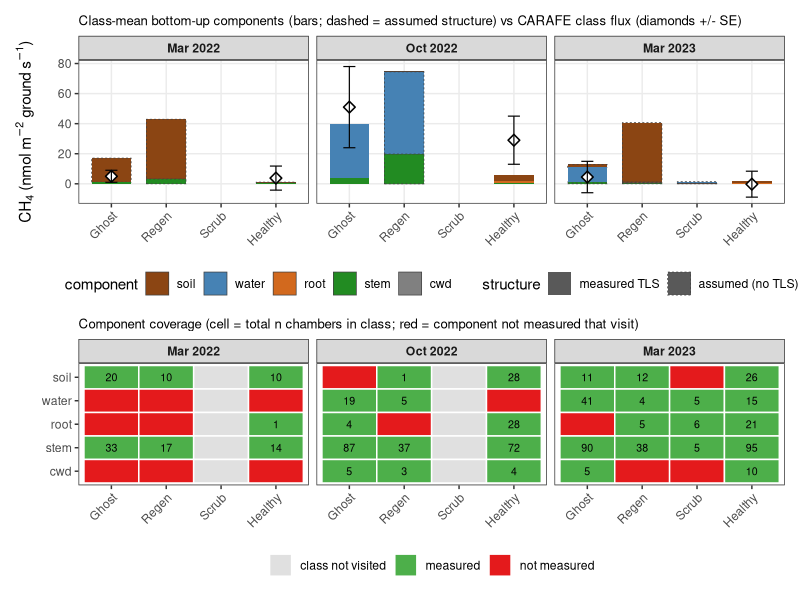

Recreate this plot in R. (Note: this script raises an error after producing the figure.)
# =============================================================================
# Per-site x season component comparison vs CARAFE (exploratory, SI-style).
# For each site x campaign: stacked bottom-up component contributions
# (nmol m-2 ground s-1), gap-filled/unmeasured components flagged, and the
# CARAFE class end-member overlaid for the core Everglades sites it covers.
# Core sites (CP40,FLM30,SRS5,SRS6) use their own TLS surface areas; context
# sites (MI,RB10,SE1) and regen (BL60) lack TLS and use class-assigned
# structure (MI->ghost, RB10->healthy, BL60 & SE1->intermediate), flagged with
# a hatched border. CARAFE is shown only for the core sites (its footprints do
# not cover MI/RB10/SE1).
# =============================================================================
suppressMessages({library(dplyr); library(tidyr); library(ggplot2); library(patchwork)})
if (requireNamespace("here", quietly = TRUE)) setwd(here::here())

pal   <- c(soil="#8B4513", water="#4682B4", root="#D2691E", stem="#228B22", cwd="#808080")
comps <- c("soil","water","root","stem","cwd")
sites_order <- c("CP40","FLM30","MI","BL60","SE1","SRS5","SRS6","RB10")
class_of  <- c(CP40="ghost",FLM30="ghost",MI="ghost",BL60="regen",SE1="scrub",
               SRS5="healthy",SRS6="healthy",RB10="healthy")
struct_of <- c(CP40="CP40",FLM30="FLM30",MI="ghost",BL60="interm",SE1="interm",
               SRS5="SRS5",SRS6="SRS6",RB10="healthy")   # which TLS ratio to use
core      <- c("CP40","FLM30","SRS5","SRS6")

# ---- raw areal rates (nmol m-2 surface s-1) per site x campaign x component --
df <- read.csv("output/data_products/combined_gas_flux_dataset.csv")
df$campaign <- with(df, ifelse(year==2022&month==10,"Oct 2022",
                        ifelse(year==2023&month==3,"Mar 2023",
                        ifelse(year==2022&month==3,"Mar 2022",NA))))
boot <- function(x,R=2000){x<-x[!is.na(x)]; if(!length(x)) return(c(m=NA,n=0))
  c(m=mean(x), n=length(x))}
rate <- df %>% filter(plot %in% sites_order, component %in% comps, !is.na(campaign), !is.na(CH4_best.flux)) %>%
  group_by(site=plot, campaign, component) %>% summarise(areal=mean(CH4_best.flux), n=n(), .groups="drop")

# ---- TLS ratios (m2 component / m2 ground) per site + class means ------------
tls  <- read.csv("data/tls/all_sites_summary.csv"); tstat<- read.csv("data/tls/tree_stats_per_site.csv")
sr <- tstat %>% transmute(site, ground=non_tree_m2) %>%
  left_join(tls %>% filter(segment_class %in% c("trunk","branch")) %>% group_by(site) %>%
              summarise(stem=sum(Total_surface_area_m2,na.rm=TRUE),.groups="drop"), by="site") %>%
  left_join(tls %>% filter(segment_class=="root") %>% group_by(site) %>%
              summarise(root=sum(Total_surface_area_m2,na.rm=TRUE),.groups="drop"), by="site") %>%
  mutate(stem_r=stem/ground, root_r=root/ground, cls=c(CP40="ghost",FLM30="ghost",SRS5="healthy",SRS6="healthy")[site])
cls_r <- sr %>% group_by(cls) %>% summarise(stem_r=mean(stem_r), root_r=mean(root_r), .groups="drop")
interm <- c(stem_r=mean(cls_r$stem_r), root_r=mean(cls_r$root_r))
get_ratio <- function(key, comp){
  v <- if (key %in% sr$site) sr[[paste0(comp,"_r")]][sr$site==key]
       else if (key=="ghost")   cls_r[[paste0(comp,"_r")]][cls_r$cls=="ghost"]
       else if (key=="healthy") cls_r[[paste0(comp,"_r")]][cls_r$cls=="healthy"]
       else interm[[paste0(comp,"_r")]]
  as.numeric(v)
}
# ---- inundation fraction: tidal 50/50; ghost-core campaign logic; else measured
frac_flood_site <- df %>% filter(plot %in% sites_order) %>% group_by(site=plot,campaign) %>%
  summarise(ff=mean(water_depth>0,na.rm=TRUE), .groups="drop")
frac <- function(site,camp){
  if (site %in% c("SRS5","SRS6")) return(c(soil=.5,water=.5))
  if (site %in% c("CP40","FLM30")) return(if(camp=="Mar 2022") c(soil=1,water=0) else c(soil=0,water=1))
  ff <- frac_flood_site$ff[frac_flood_site$site==site & frac_flood_site$campaign==camp]
  ff <- if(length(ff)&&is.finite(ff)) ff else 0.5
  c(soil=1-ff, water=ff)
}
# ---- ground contributions ---------------------------------------------------
scaled_site <- rate %>% rowwise() %>% mutate(
  mult = switch(component, soil=frac(site,campaign)["soil"], water=frac(site,campaign)["water"],
                root=get_ratio(struct_of[site],"root"), stem=get_ratio(struct_of[site],"stem"), cwd=0.005),
  contrib = areal*mult,
  assumed = !(site %in% core)) %>% ungroup()

# ---- AVERAGE within landcover class per campaign ---------------------------
class_lab <- c(CP40="Ghost",FLM30="Ghost",MI="Ghost",BL60="Regen",SE1="Scrub",
               SRS5="Healthy",SRS6="Healthy",RB10="Healthy")
class_order <- c("Ghost","Regen","Scrub","Healthy")
carafe_cls  <- c("Ghost"="ghost","Healthy"="healthy")     # only core classes get CARAFE
scaled <- scaled_site %>% mutate(klass=class_lab[site]) %>%
  group_by(klass, campaign, component) %>%
  summarise(contrib=mean(contrib), assumed=any(assumed), .groups="drop") %>%
  mutate(campaign=factor(campaign,levels=c("Mar 2022","Oct 2022","Mar 2023")),
         component=factor(component,levels=comps),
         site=factor(klass,levels=class_order))

# ---- coverage grid (class level: sum n over sites in class) -----------------
cov_n <- rate %>% mutate(klass=class_lab[site]) %>%
  group_by(klass,campaign,component) %>% summarise(n=sum(n),.groups="drop")
visited <- rate %>% mutate(klass=class_lab[site]) %>% distinct(klass,campaign) %>% mutate(k=paste(klass,campaign)) %>% pull(k)
cov <- expand_grid(klass=class_order, campaign=c("Mar 2022","Oct 2022","Mar 2023"), component=comps) %>%
  left_join(cov_n, by=c("klass","campaign","component")) %>%
  mutate(n=ifelse(is.na(n),0,n),
         status=ifelse(n>0,"measured", ifelse(!paste(klass,campaign) %in% visited,"class not visited","not measured")),
         campaign=factor(campaign,levels=c("Mar 2022","Oct 2022","Mar 2023")),
         component=factor(component,levels=rev(comps)), site=factor(klass,levels=class_order),
         lab=ifelse(n>0,n,""))

# ---- CARAFE (core sites only) ----------------------------------------------
td <- read.csv("data/carafe_topdown/delaria_endmembers_campaign.csv") %>% filter(gas=="CH4")
cara <- bind_rows(
  td %>% filter(campaign=="Apr 2022") %>% mutate(campaign="Mar 2022"),
  td %>% filter(campaign=="Oct 2022"),
  td %>% filter(campaign %in% c("Feb 2023","Apr 2023")) %>% group_by(class) %>%
    summarise(flux=mean(flux),se=sqrt(mean(se^2)),.groups="drop") %>% mutate(campaign="Mar 2023")) %>%
  mutate(cls=recode(class,ghost_forest="ghost",mangrove_forest="healthy")) %>% filter(cls %in% c("ghost","healthy"))
cara_pts <- data.frame(klass=names(carafe_cls), cls=unname(carafe_cls)) %>% left_join(cara,by="cls") %>%
  mutate(campaign=factor(campaign,levels=c("Mar 2022","Oct 2022","Mar 2023")), site=factor(klass,levels=class_order))

# ---- plot -------------------------------------------------------------------
pA <- ggplot() +
  geom_col(data=scaled, aes(site, contrib, fill=component, linetype=assumed), color="grey25", width=.72, linewidth=.25) +
  geom_point(data=cara_pts, aes(site, flux), shape=23, size=2.6, fill="white", stroke=.8) +
  geom_errorbar(data=cara_pts, aes(site, ymin=flux-se, ymax=flux+se), width=.22, linewidth=.4) +
  facet_wrap(~campaign, nrow=1) +
  scale_fill_manual(values=pal, name="component") +
  scale_linetype_manual(values=c(`FALSE`="blank",`TRUE`="22"), name="structure", labels=c("measured TLS","assumed (no TLS)")) +
  labs(x=NULL, y=expression("CH"[4]*" (nmol "*m^-2*" ground "*s^-1*")"),
       title="Class-mean bottom-up components (bars; dashed = assumed structure) vs CARAFE class flux (diamonds +/- SE)") +
  theme_bw(base_size=11)+theme(legend.position="bottom",panel.grid.minor=element_blank(),
       strip.text=element_text(face="bold"),plot.title=element_text(size=9.5),
       axis.text.x=element_text(angle=45,hjust=1))

pB <- ggplot(cov, aes(site, component, fill=status)) +
  geom_tile(color="white",linewidth=.5)+geom_text(aes(label=lab),size=2.7)+
  facet_wrap(~campaign,nrow=1)+
  scale_fill_manual(values=c("measured"="#4daf4a","not measured"="#e41a1c","class not visited"="grey88"),name=NULL)+
  labs(x=NULL,y=NULL,title="Component coverage (cell = total n chambers in class; red = component not measured that visit)")+
  theme_bw(base_size=11)+theme(legend.position="bottom",panel.grid=element_blank(),
       strip.text=element_text(face="bold"),plot.title=element_text(size=9.5),
       axis.text.x=element_text(angle=45,hjust=1))

fig <- pA/pB + plot_layout(heights=c(1,0.85))
dir.create("output/figures/other",recursive=TRUE,showWarnings=FALSE)
ggsave("output/figures/other/site_closure_comparison.png", fig, width=12.5, height=9, dpi=160)
cat("written output/figures/other/site_closure_comparison.png\n")
write.csv(scaled %>% transmute(class=klass,campaign,component,contrib,assumed),
          "output/upscaling/supp_site_component_contributions.csv", row.names=FALSE)
print(scaled %>% group_by(class=klass,campaign) %>%
      summarise(bottom_up=round(sum(contrib,na.rm=TRUE),1),.groups="drop") %>%
      left_join(cara_pts %>% distinct(class=klass,campaign,carafe=flux), by=c("class","campaign")) %>%
      as.data.frame())
